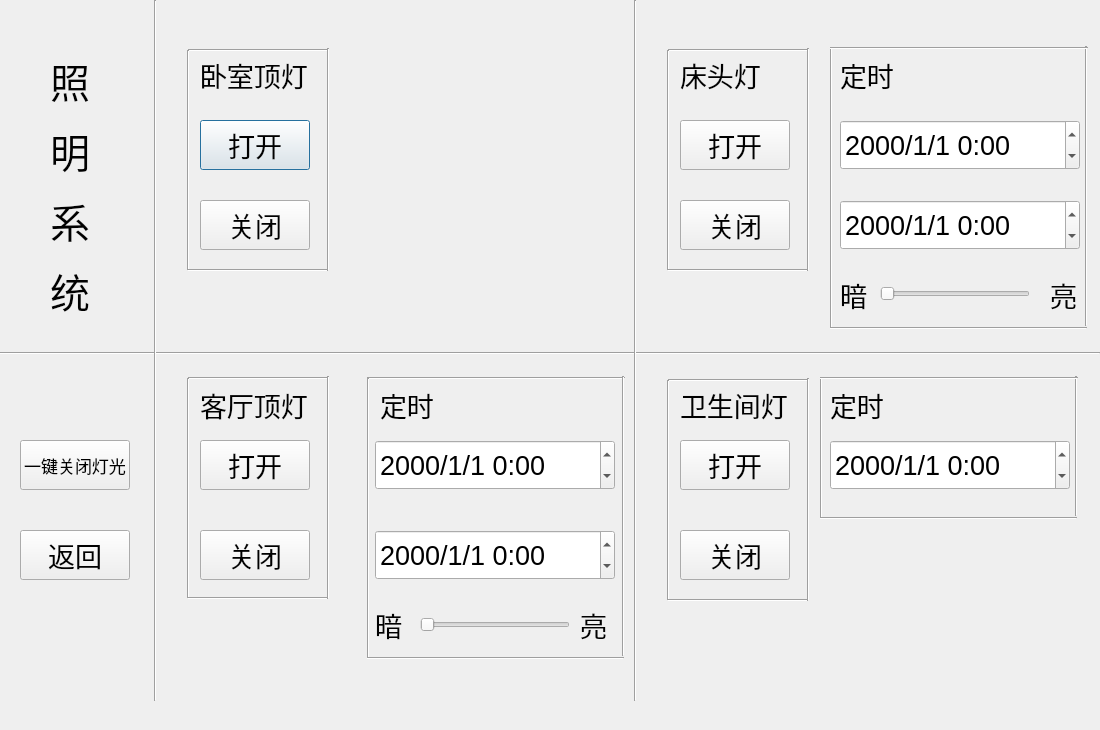
<?xml version="1.0" encoding="UTF-8"?>
<ui version="4.0">
 <class>Light</class>
 <widget class="QDialog" name="Light">
  <property name="geometry">
   <rect>
    <x>0</x>
    <y>0</y>
    <width>1100</width>
    <height>730</height>
   </rect>
  </property>
  <property name="windowTitle">
   <string>Dialog</string>
  </property>
  <widget class="QPushButton" name="pushButton">
   <property name="geometry">
    <rect>
     <x>200</x>
     <y>120</y>
     <width>110</width>
     <height>50</height>
    </rect>
   </property>
   <property name="font">
    <font>
     <family>楷体</family>
     <pointsize>20</pointsize>
    </font>
   </property>
   <property name="text">
    <string>打开</string>
   </property>
  </widget>
  <widget class="QLabel" name="label_5">
   <property name="geometry">
    <rect>
     <x>200</x>
     <y>390</y>
     <width>110</width>
     <height>30</height>
    </rect>
   </property>
   <property name="font">
    <font>
     <family>楷体</family>
     <pointsize>20</pointsize>
    </font>
   </property>
   <property name="text">
    <string>客厅顶灯</string>
   </property>
  </widget>
  <widget class="QLabel" name="label_3">
   <property name="geometry">
    <rect>
     <x>680</x>
     <y>390</y>
     <width>110</width>
     <height>30</height>
    </rect>
   </property>
   <property name="font">
    <font>
     <family>楷体</family>
     <pointsize>20</pointsize>
    </font>
   </property>
   <property name="text">
    <string>卫生间灯</string>
   </property>
  </widget>
  <widget class="QLabel" name="label_2">
   <property name="geometry">
    <rect>
     <x>200</x>
     <y>60</y>
     <width>110</width>
     <height>30</height>
    </rect>
   </property>
   <property name="font">
    <font>
     <family>楷体</family>
     <pointsize>20</pointsize>
    </font>
   </property>
   <property name="text">
    <string>卧室顶灯</string>
   </property>
  </widget>
  <widget class="QLabel" name="label_4">
   <property name="geometry">
    <rect>
     <x>680</x>
     <y>60</y>
     <width>90</width>
     <height>30</height>
    </rect>
   </property>
   <property name="font">
    <font>
     <family>楷体</family>
     <pointsize>20</pointsize>
    </font>
   </property>
   <property name="text">
    <string>床头灯</string>
   </property>
  </widget>
  <widget class="QPushButton" name="pushButton_2">
   <property name="geometry">
    <rect>
     <x>200</x>
     <y>200</y>
     <width>110</width>
     <height>50</height>
    </rect>
   </property>
   <property name="font">
    <font>
     <family>楷体</family>
     <pointsize>20</pointsize>
    </font>
   </property>
   <property name="text">
    <string>关闭</string>
   </property>
  </widget>
  <widget class="QPushButton" name="backMain">
   <property name="geometry">
    <rect>
     <x>20</x>
     <y>530</y>
     <width>110</width>
     <height>50</height>
    </rect>
   </property>
   <property name="font">
    <font>
     <family>楷体</family>
     <pointsize>20</pointsize>
    </font>
   </property>
   <property name="styleSheet">
    <string notr="true"/>
   </property>
   <property name="text">
    <string>返回</string>
   </property>
  </widget>
  <widget class="QPushButton" name="pushButton_3">
   <property name="geometry">
    <rect>
     <x>200</x>
     <y>530</y>
     <width>110</width>
     <height>50</height>
    </rect>
   </property>
   <property name="font">
    <font>
     <family>楷体</family>
     <pointsize>20</pointsize>
    </font>
   </property>
   <property name="text">
    <string>关闭</string>
   </property>
  </widget>
  <widget class="QPushButton" name="pushButton_4">
   <property name="geometry">
    <rect>
     <x>200</x>
     <y>440</y>
     <width>110</width>
     <height>50</height>
    </rect>
   </property>
   <property name="font">
    <font>
     <family>楷体</family>
     <pointsize>20</pointsize>
    </font>
   </property>
   <property name="text">
    <string>打开</string>
   </property>
  </widget>
  <widget class="QPushButton" name="pushButton_5">
   <property name="geometry">
    <rect>
     <x>680</x>
     <y>200</y>
     <width>110</width>
     <height>50</height>
    </rect>
   </property>
   <property name="font">
    <font>
     <family>楷体</family>
     <pointsize>20</pointsize>
    </font>
   </property>
   <property name="text">
    <string>关闭</string>
   </property>
  </widget>
  <widget class="QPushButton" name="pushButton_6">
   <property name="geometry">
    <rect>
     <x>680</x>
     <y>120</y>
     <width>110</width>
     <height>50</height>
    </rect>
   </property>
   <property name="font">
    <font>
     <family>楷体</family>
     <pointsize>20</pointsize>
    </font>
   </property>
   <property name="text">
    <string>打开</string>
   </property>
  </widget>
  <widget class="QPushButton" name="pushButton_7">
   <property name="geometry">
    <rect>
     <x>680</x>
     <y>530</y>
     <width>110</width>
     <height>50</height>
    </rect>
   </property>
   <property name="font">
    <font>
     <family>楷体</family>
     <pointsize>20</pointsize>
    </font>
   </property>
   <property name="text">
    <string>关闭</string>
   </property>
  </widget>
  <widget class="QPushButton" name="pushButton_8">
   <property name="geometry">
    <rect>
     <x>680</x>
     <y>440</y>
     <width>110</width>
     <height>50</height>
    </rect>
   </property>
   <property name="font">
    <font>
     <family>楷体</family>
     <pointsize>20</pointsize>
    </font>
   </property>
   <property name="text">
    <string>打开</string>
   </property>
  </widget>
  <widget class="QDateTimeEdit" name="lamp_start">
   <property name="geometry">
    <rect>
     <x>840</x>
     <y>200</y>
     <width>240</width>
     <height>50</height>
    </rect>
   </property>
   <property name="font">
    <font>
     <pointsize>20</pointsize>
    </font>
   </property>
   <property name="displayFormat">
    <string>yyyy/M/d H:mm</string>
   </property>
  </widget>
  <widget class="QDateTimeEdit" name="lamp_end">
   <property name="geometry">
    <rect>
     <x>840</x>
     <y>120</y>
     <width>240</width>
     <height>50</height>
    </rect>
   </property>
   <property name="font">
    <font>
     <pointsize>20</pointsize>
    </font>
   </property>
   <property name="displayFormat">
    <string>yyyy/M/d H:mm</string>
   </property>
  </widget>
  <widget class="QDateTimeEdit" name="Bcurtain_end">
   <property name="geometry">
    <rect>
     <x>375</x>
     <y>530</y>
     <width>240</width>
     <height>50</height>
    </rect>
   </property>
   <property name="font">
    <font>
     <pointsize>20</pointsize>
    </font>
   </property>
   <property name="displayFormat">
    <string>yyyy/M/d H:mm</string>
   </property>
  </widget>
  <widget class="QDateTimeEdit" name="Bcurtain_start">
   <property name="geometry">
    <rect>
     <x>375</x>
     <y>440</y>
     <width>240</width>
     <height>50</height>
    </rect>
   </property>
   <property name="font">
    <font>
     <pointsize>20</pointsize>
    </font>
   </property>
   <property name="displayFormat">
    <string>yyyy/M/d H:mm</string>
   </property>
  </widget>
  <widget class="QDateTimeEdit" name="wahsroom">
   <property name="geometry">
    <rect>
     <x>830</x>
     <y>440</y>
     <width>240</width>
     <height>50</height>
    </rect>
   </property>
   <property name="font">
    <font>
     <pointsize>20</pointsize>
    </font>
   </property>
   <property name="displayFormat">
    <string>yyyy/M/d H:mm</string>
   </property>
  </widget>
  <widget class="QPushButton" name="close">
   <property name="geometry">
    <rect>
     <x>20</x>
     <y>440</y>
     <width>110</width>
     <height>50</height>
    </rect>
   </property>
   <property name="font">
    <font>
     <family>楷体</family>
     <pointsize>13</pointsize>
    </font>
   </property>
   <property name="styleSheet">
    <string notr="true"/>
   </property>
   <property name="text">
    <string>一键关闭灯光</string>
   </property>
  </widget>
  <widget class="QSlider" name="horizontalSlider">
   <property name="geometry">
    <rect>
     <x>880</x>
     <y>269</y>
     <width>150</width>
     <height>50</height>
    </rect>
   </property>
   <property name="orientation">
    <enum>Qt::Horizontal</enum>
   </property>
  </widget>
  <widget class="QSlider" name="horizontalSlider_2">
   <property name="geometry">
    <rect>
     <x>420</x>
     <y>600</y>
     <width>150</width>
     <height>50</height>
    </rect>
   </property>
   <property name="orientation">
    <enum>Qt::Horizontal</enum>
   </property>
  </widget>
  <widget class="QTextEdit" name="textEdit">
   <property name="geometry">
    <rect>
     <x>-170</x>
     <y>550</y>
     <width>104</width>
     <height>71</height>
    </rect>
   </property>
  </widget>
  <widget class="QLabel" name="label_6">
   <property name="geometry">
    <rect>
     <x>1050</x>
     <y>280</y>
     <width>40</width>
     <height>30</height>
    </rect>
   </property>
   <property name="font">
    <font>
     <family>楷体</family>
     <pointsize>20</pointsize>
    </font>
   </property>
   <property name="text">
    <string>亮</string>
   </property>
  </widget>
  <widget class="QLabel" name="label_7">
   <property name="geometry">
    <rect>
     <x>840</x>
     <y>280</y>
     <width>40</width>
     <height>30</height>
    </rect>
   </property>
   <property name="font">
    <font>
     <family>楷体</family>
     <pointsize>20</pointsize>
    </font>
   </property>
   <property name="text">
    <string>暗</string>
   </property>
  </widget>
  <widget class="QLabel" name="label_8">
   <property name="geometry">
    <rect>
     <x>375</x>
     <y>610</y>
     <width>40</width>
     <height>30</height>
    </rect>
   </property>
   <property name="font">
    <font>
     <family>楷体</family>
     <pointsize>20</pointsize>
    </font>
   </property>
   <property name="text">
    <string>暗</string>
   </property>
  </widget>
  <widget class="QLabel" name="label_9">
   <property name="geometry">
    <rect>
     <x>580</x>
     <y>610</y>
     <width>40</width>
     <height>30</height>
    </rect>
   </property>
   <property name="font">
    <font>
     <family>楷体</family>
     <pointsize>20</pointsize>
    </font>
   </property>
   <property name="text">
    <string>亮</string>
   </property>
  </widget>
  <widget class="Line" name="line">
   <property name="geometry">
    <rect>
     <x>0</x>
     <y>345</y>
     <width>1100</width>
     <height>16</height>
    </rect>
   </property>
   <property name="orientation">
    <enum>Qt::Horizontal</enum>
   </property>
  </widget>
  <widget class="Line" name="line_2">
   <property name="geometry">
    <rect>
     <x>590</x>
     <y>0</y>
     <width>90</width>
     <height>701</height>
    </rect>
   </property>
   <property name="orientation">
    <enum>Qt::Vertical</enum>
   </property>
  </widget>
  <widget class="Line" name="line_3">
   <property name="geometry">
    <rect>
     <x>130</x>
     <y>0</y>
     <width>51</width>
     <height>701</height>
    </rect>
   </property>
   <property name="orientation">
    <enum>Qt::Vertical</enum>
   </property>
  </widget>
  <widget class="QLabel" name="label">
   <property name="geometry">
    <rect>
     <x>45</x>
     <y>50</y>
     <width>50</width>
     <height>60</height>
    </rect>
   </property>
   <property name="font">
    <font>
     <family>楷体</family>
     <pointsize>30</pointsize>
    </font>
   </property>
   <property name="text">
    <string>照</string>
   </property>
   <property name="alignment">
    <set>Qt::AlignCenter</set>
   </property>
   <property name="margin">
    <number>-1</number>
   </property>
  </widget>
  <widget class="QLabel" name="label_10">
   <property name="geometry">
    <rect>
     <x>45</x>
     <y>120</y>
     <width>50</width>
     <height>60</height>
    </rect>
   </property>
   <property name="font">
    <font>
     <family>楷体</family>
     <pointsize>30</pointsize>
    </font>
   </property>
   <property name="text">
    <string>明</string>
   </property>
   <property name="alignment">
    <set>Qt::AlignCenter</set>
   </property>
  </widget>
  <widget class="QLabel" name="label_11">
   <property name="geometry">
    <rect>
     <x>45</x>
     <y>190</y>
     <width>50</width>
     <height>60</height>
    </rect>
   </property>
   <property name="font">
    <font>
     <family>楷体</family>
     <pointsize>30</pointsize>
    </font>
   </property>
   <property name="text">
    <string>系</string>
   </property>
   <property name="alignment">
    <set>Qt::AlignCenter</set>
   </property>
  </widget>
  <widget class="QLabel" name="label_12">
   <property name="geometry">
    <rect>
     <x>45</x>
     <y>260</y>
     <width>50</width>
     <height>60</height>
    </rect>
   </property>
   <property name="font">
    <font>
     <family>楷体</family>
     <pointsize>30</pointsize>
    </font>
   </property>
   <property name="text">
    <string>统</string>
   </property>
   <property name="alignment">
    <set>Qt::AlignCenter</set>
   </property>
  </widget>
  <widget class="Line" name="line_4">
   <property name="geometry">
    <rect>
     <x>188</x>
     <y>370</y>
     <width>140</width>
     <height>16</height>
    </rect>
   </property>
   <property name="orientation">
    <enum>Qt::Horizontal</enum>
   </property>
  </widget>
  <widget class="Line" name="line_5">
   <property name="geometry">
    <rect>
     <x>320</x>
     <y>376</y>
     <width>16</width>
     <height>223</height>
    </rect>
   </property>
   <property name="orientation">
    <enum>Qt::Vertical</enum>
   </property>
  </widget>
  <widget class="Line" name="line_6">
   <property name="geometry">
    <rect>
     <x>188</x>
     <y>590</y>
     <width>140</width>
     <height>16</height>
    </rect>
   </property>
   <property name="orientation">
    <enum>Qt::Horizontal</enum>
   </property>
  </widget>
  <widget class="Line" name="line_7">
   <property name="geometry">
    <rect>
     <x>180</x>
     <y>378</y>
     <width>16</width>
     <height>220</height>
    </rect>
   </property>
   <property name="orientation">
    <enum>Qt::Vertical</enum>
   </property>
  </widget>
  <widget class="QLabel" name="label_13">
   <property name="geometry">
    <rect>
     <x>380</x>
     <y>390</y>
     <width>110</width>
     <height>30</height>
    </rect>
   </property>
   <property name="font">
    <font>
     <family>楷体</family>
     <pointsize>20</pointsize>
    </font>
   </property>
   <property name="text">
    <string>定时</string>
   </property>
  </widget>
  <widget class="QLabel" name="label_14">
   <property name="geometry">
    <rect>
     <x>840</x>
     <y>60</y>
     <width>110</width>
     <height>30</height>
    </rect>
   </property>
   <property name="font">
    <font>
     <family>楷体</family>
     <pointsize>20</pointsize>
    </font>
   </property>
   <property name="text">
    <string>定时</string>
   </property>
  </widget>
  <widget class="QLabel" name="label_15">
   <property name="geometry">
    <rect>
     <x>830</x>
     <y>390</y>
     <width>110</width>
     <height>30</height>
    </rect>
   </property>
   <property name="font">
    <font>
     <family>楷体</family>
     <pointsize>20</pointsize>
    </font>
   </property>
   <property name="text">
    <string>定时</string>
   </property>
  </widget>
  <widget class="Line" name="line_8">
   <property name="geometry">
    <rect>
     <x>668</x>
     <y>42</y>
     <width>140</width>
     <height>16</height>
    </rect>
   </property>
   <property name="orientation">
    <enum>Qt::Horizontal</enum>
   </property>
  </widget>
  <widget class="Line" name="line_9">
   <property name="geometry">
    <rect>
     <x>668</x>
     <y>262</y>
     <width>140</width>
     <height>16</height>
    </rect>
   </property>
   <property name="orientation">
    <enum>Qt::Horizontal</enum>
   </property>
  </widget>
  <widget class="Line" name="line_10">
   <property name="geometry">
    <rect>
     <x>800</x>
     <y>48</y>
     <width>16</width>
     <height>223</height>
    </rect>
   </property>
   <property name="orientation">
    <enum>Qt::Vertical</enum>
   </property>
  </widget>
  <widget class="Line" name="line_11">
   <property name="geometry">
    <rect>
     <x>660</x>
     <y>50</y>
     <width>16</width>
     <height>220</height>
    </rect>
   </property>
   <property name="orientation">
    <enum>Qt::Vertical</enum>
   </property>
  </widget>
  <widget class="Line" name="line_12">
   <property name="geometry">
    <rect>
     <x>668</x>
     <y>372</y>
     <width>140</width>
     <height>16</height>
    </rect>
   </property>
   <property name="orientation">
    <enum>Qt::Horizontal</enum>
   </property>
  </widget>
  <widget class="Line" name="line_13">
   <property name="geometry">
    <rect>
     <x>668</x>
     <y>592</y>
     <width>140</width>
     <height>16</height>
    </rect>
   </property>
   <property name="orientation">
    <enum>Qt::Horizontal</enum>
   </property>
  </widget>
  <widget class="Line" name="line_14">
   <property name="geometry">
    <rect>
     <x>800</x>
     <y>378</y>
     <width>16</width>
     <height>223</height>
    </rect>
   </property>
   <property name="orientation">
    <enum>Qt::Vertical</enum>
   </property>
  </widget>
  <widget class="Line" name="line_15">
   <property name="geometry">
    <rect>
     <x>660</x>
     <y>380</y>
     <width>16</width>
     <height>220</height>
    </rect>
   </property>
   <property name="orientation">
    <enum>Qt::Vertical</enum>
   </property>
  </widget>
  <widget class="Line" name="line_16">
   <property name="geometry">
    <rect>
     <x>188</x>
     <y>42</y>
     <width>140</width>
     <height>16</height>
    </rect>
   </property>
   <property name="orientation">
    <enum>Qt::Horizontal</enum>
   </property>
  </widget>
  <widget class="Line" name="line_17">
   <property name="geometry">
    <rect>
     <x>188</x>
     <y>262</y>
     <width>140</width>
     <height>16</height>
    </rect>
   </property>
   <property name="orientation">
    <enum>Qt::Horizontal</enum>
   </property>
  </widget>
  <widget class="Line" name="line_18">
   <property name="geometry">
    <rect>
     <x>320</x>
     <y>48</y>
     <width>16</width>
     <height>223</height>
    </rect>
   </property>
   <property name="orientation">
    <enum>Qt::Vertical</enum>
   </property>
  </widget>
  <widget class="Line" name="line_19">
   <property name="geometry">
    <rect>
     <x>180</x>
     <y>50</y>
     <width>16</width>
     <height>220</height>
    </rect>
   </property>
   <property name="orientation">
    <enum>Qt::Vertical</enum>
   </property>
  </widget>
  <widget class="Line" name="line_20">
   <property name="geometry">
    <rect>
     <x>367</x>
     <y>370</y>
     <width>258</width>
     <height>16</height>
    </rect>
   </property>
   <property name="orientation">
    <enum>Qt::Horizontal</enum>
   </property>
  </widget>
  <widget class="Line" name="line_21">
   <property name="geometry">
    <rect>
     <x>367</x>
     <y>650</y>
     <width>257</width>
     <height>16</height>
    </rect>
   </property>
   <property name="orientation">
    <enum>Qt::Horizontal</enum>
   </property>
  </widget>
  <widget class="Line" name="line_22">
   <property name="geometry">
    <rect>
     <x>360</x>
     <y>378</y>
     <width>16</width>
     <height>280</height>
    </rect>
   </property>
   <property name="orientation">
    <enum>Qt::Vertical</enum>
   </property>
  </widget>
  <widget class="Line" name="line_23">
   <property name="geometry">
    <rect>
     <x>615</x>
     <y>376</y>
     <width>16</width>
     <height>280</height>
    </rect>
   </property>
   <property name="orientation">
    <enum>Qt::Vertical</enum>
   </property>
  </widget>
  <widget class="Line" name="line_24">
   <property name="geometry">
    <rect>
     <x>823</x>
     <y>48</y>
     <width>16</width>
     <height>280</height>
    </rect>
   </property>
   <property name="orientation">
    <enum>Qt::Vertical</enum>
   </property>
  </widget>
  <widget class="Line" name="line_25">
   <property name="geometry">
    <rect>
     <x>1078</x>
     <y>46</y>
     <width>16</width>
     <height>280</height>
    </rect>
   </property>
   <property name="orientation">
    <enum>Qt::Vertical</enum>
   </property>
  </widget>
  <widget class="Line" name="line_26">
   <property name="geometry">
    <rect>
     <x>830</x>
     <y>320</y>
     <width>257</width>
     <height>16</height>
    </rect>
   </property>
   <property name="orientation">
    <enum>Qt::Horizontal</enum>
   </property>
  </widget>
  <widget class="Line" name="line_27">
   <property name="geometry">
    <rect>
     <x>830</x>
     <y>40</y>
     <width>258</width>
     <height>16</height>
    </rect>
   </property>
   <property name="orientation">
    <enum>Qt::Horizontal</enum>
   </property>
  </widget>
  <widget class="Line" name="line_28">
   <property name="geometry">
    <rect>
     <x>813</x>
     <y>378</y>
     <width>16</width>
     <height>140</height>
    </rect>
   </property>
   <property name="orientation">
    <enum>Qt::Vertical</enum>
   </property>
  </widget>
  <widget class="Line" name="line_29">
   <property name="geometry">
    <rect>
     <x>1068</x>
     <y>376</y>
     <width>16</width>
     <height>140</height>
    </rect>
   </property>
   <property name="orientation">
    <enum>Qt::Vertical</enum>
   </property>
  </widget>
  <widget class="Line" name="line_30">
   <property name="geometry">
    <rect>
     <x>820</x>
     <y>510</y>
     <width>257</width>
     <height>16</height>
    </rect>
   </property>
   <property name="orientation">
    <enum>Qt::Horizontal</enum>
   </property>
  </widget>
  <widget class="Line" name="line_31">
   <property name="geometry">
    <rect>
     <x>820</x>
     <y>370</y>
     <width>258</width>
     <height>16</height>
    </rect>
   </property>
   <property name="orientation">
    <enum>Qt::Horizontal</enum>
   </property>
  </widget>
 </widget>
 <resources/>
 <connections/>
</ui>
